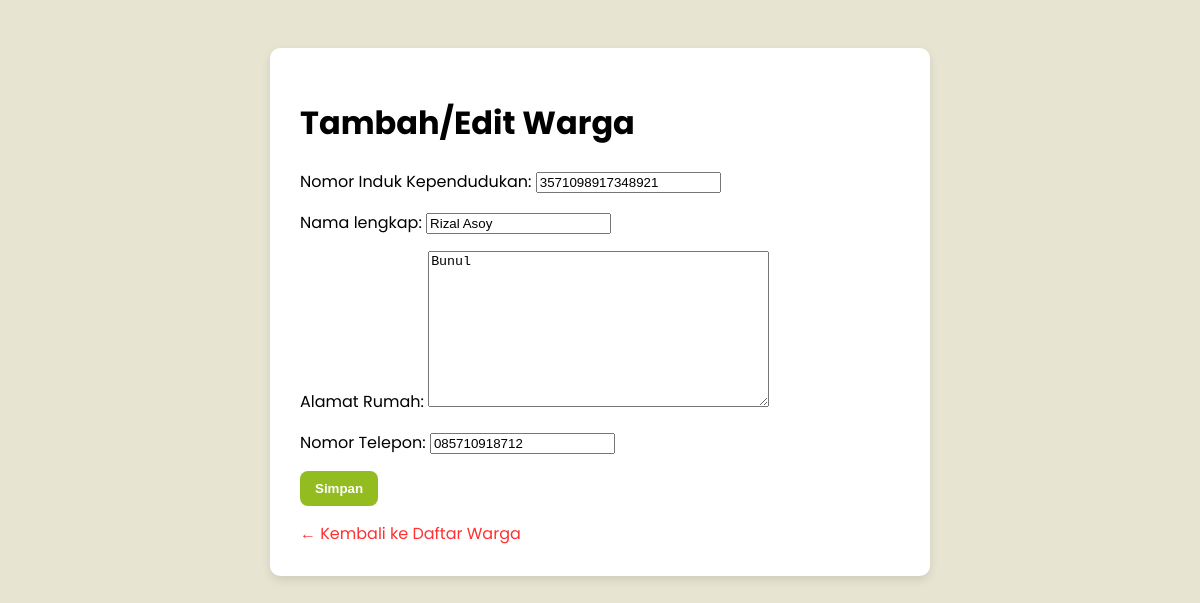
The page /warga/1/edit/ (signed in) on the database its author committed.
### warga/models.py (models this page shows, shortened)
class Warga(models.Model):
    nik=models.CharField(max_length=16, unique=True,verbose_name="Nomor Induk Kependudukan")
    nama=models.CharField(max_length=100, unique=True,verbose_name="Nama lengkap")
    alamat=models.TextField(verbose_name="Alamat Rumah")
    no_telepon=models.CharField(max_length=16, blank=True,verbose_name="Nomor Telepon")
    tanggal_registrasi=models.DateTimeField(auto_now=True)

### warga/views.py (the view)
# urls.py: path('<int:pk>/edit/', WargaUpdateView.as_view(), name='warga-edit'),
class WargaUpdateView(LoginRequiredMixin, UpdateView):
    login_url = 'login'
    model = Warga
    form_class = WargaForm
    template_name = 'warga/warga_form.html'
    success_url = reverse_lazy('warga-list')

### warga/forms.py
class WargaForm(forms.ModelForm):
    class Meta:
        model = Warga
        fields = ['nik', 'nama', 'alamat', 'no_telepon']

### warga/templates/warga/warga_form.html (shortened to what this page needs)
<!DOCTYPE html>
<html lang="id">
  <head>
  </head>
  <body>
    <div class="container">
      <h1>{{ view.title|default:"Tambah/Edit Warga" }}</h1>
      <form method="post">
        {{ form.as_p }}
        <button type="submit">Simpan</button>
      </form>
      <a href="{% url 'warga-list' %}">← Kembali ke Daftar Warga</a>
    </div>
  </body>
</html>

### warga/templates/warga/warga_form.html (style rules this page uses)
body { font-family: "Poppins", sans-serif; background-color: #e7e4d2; padding: 40px; }
.container { background: #fff; padding: 30px; border-radius: 10px; max-width: 600px; margin: auto; box-shadow: 0 4px 10px rgba(0, 0, 0, 0.1); }
button { background: #93bc21; color: #fff; border: none; padding: 10px 15px; border-radius: 8px; font-weight: 600; cursor: pointer; }
a { display: inline-block; margin-top: 15px; text-decoration: none; color: #ff3131; }

### rows shown on the page
Warga: nik "3571098917348921", nama "Rizal Asoy", alamat "Bunul", no_telepon "085710918712"

### other values the page prints
{{ view.title|default:"Tambah/Edit Warga" }} "Tambah/Edit Warga"
